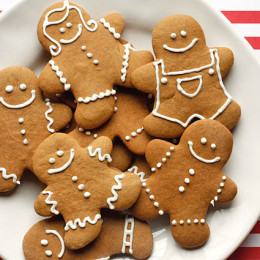
%> input picture gingerbread.jpg, 260 x 260 px
$ octave filter.m   (GNU Octave 9; MATLAB toolbox functions it lacks are replaced by stand-ins)
%> lines starting %> are read from the running program, lines starting %| are printed output that depends on the picture
RGB = imread('gingerbread.jpg');
%> RGB is the input picture: size 260x260x3 uint8; mean R, G, B 183.6, 143.1, 103.1
I = rgb2gray(RGB);
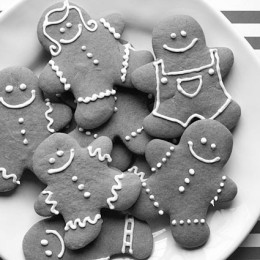
%> I: size 260x260 uint8; min 2, max 255, mean 150.7

%Box filter
I1 = imboxfilt(I,3);
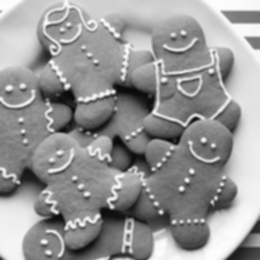
%> I1: size 260x260 uint8; min 8, max 254, mean 150.7
I2 = imboxfilt(I,7);
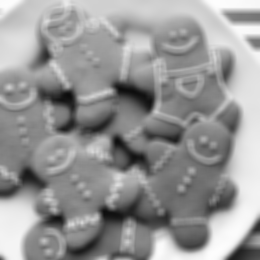
%> I2: size 260x260 uint8; min 12, max 253, mean 150.7
%Gaussian filter
Ig1 = imgaussfilt(I, 2);
%Median filter
Noise = imnoise(I,'salt & pepper',0.02);
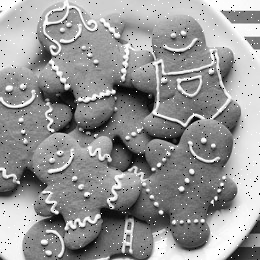
%> Noise: size 260x260 uint8; min 0, max 255, mean 150.2
Median = medfilt2(Noise);
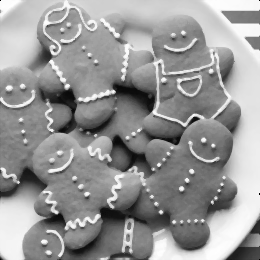
%> Median: size 260x260 uint8; min 0, max 254, mean 150.8

%Show picture
subplot(2,2,1)
imshow(I)
title('Original Image');
subplot(2,2,2)
imshow(I1)
title('Box filtered image, Matrix 3x3')
subplot(2,2,3)
imshow(I2)
title('Box filtered image, Matrix 7x7')
subplot(2,2,4)
imshow(Ig1)
title('Gaussian filtered image, \sigma = 2')

figure

subplot(1,2,1)
imshow(Noise)
title('Image with salt and pepper')
subplot(1,2,2)
imshow(Median)
title('Median filtered image')
